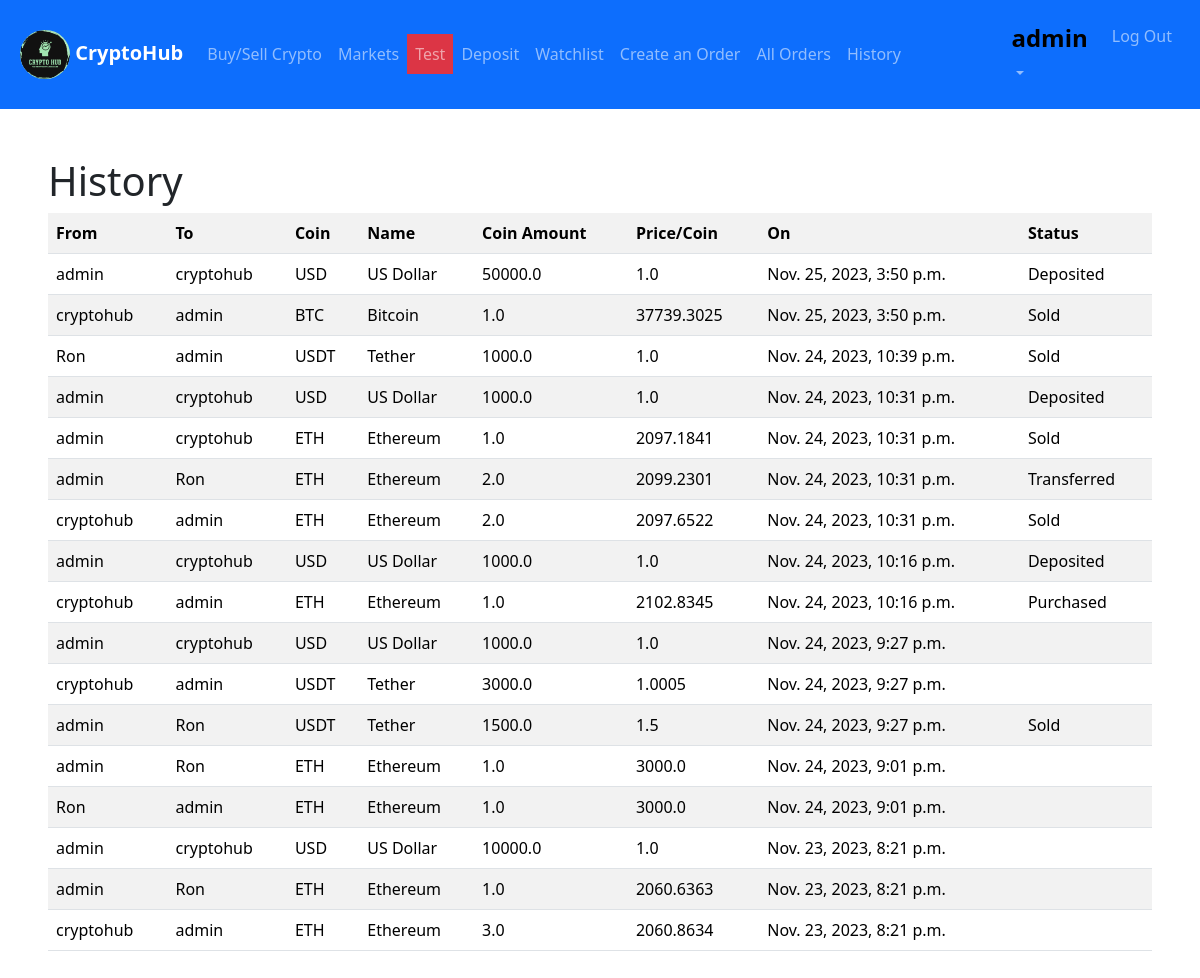
Page /history (signed in) on the committed database.
### exchange/models.py (models this page shows, shortened)
class User(AbstractUser):
    pass

class History(models.Model):
    transaction_on=models.DateTimeField(default=datetime.datetime.now())
    to_user=models.ForeignKey(User,on_delete=models.CASCADE,related_name="received")
    from_user=models.ForeignKey(User,on_delete=models.CASCADE,related_name="send")
    transacted_coin=models.ForeignKey(List_Coin,on_delete=models.CASCADE,related_name="transacted")
    transacted_coin_value=models.FloatField()
    """transacted_amount-number of coins
    """
    transacted_amount=models.FloatField(default=0)#number of coins
    transact_action=models.CharField(max_length=64,blank=True)#Purchased/Sold/Send/
    def __str__(self):
        return f"{self.from_user} {self.transact_action} {self.transacted_amount} {self.transacted_coin} at {self.transacted_coin_value} per USD to {self.to_user} on {self.transaction_on.strftime('%c')}"

class List_Coin(models.Model):
    coin_id=models.CharField(max_length=64,unique=True)
    symbol=models.CharField(max_length=16,unique=True)
    title=models.CharField(max_length=64,unique=True)
    logo_url=models.URLField(blank=True)
    def __str__(self):
        return f"{self.title} ({self.symbol})"

### exchange/views.py (the view)
# urls.py: path("history", views.history, name="history"),
def history(request):
    history = History.objects.filter(Q(from_user=request.user) | Q(to_user=request.user))
    history = history.order_by("-transaction_on").all()
    return render(request, 'history.html', {'history': history})

### exchange/templates/history.html
{% extends "layout.html" %}
{% block body %}
   <div id="history_div">
    <h1>History</h1>
<table class="table table-striped">
<tr>
    <th>From</th>
    <th>To</th>
    <th>Coin</th>
    <th>Name</th>
    <th>Coin Amount</th>
    <th>Price/Coin</th>
    <th>On</th>
    <th>Status</th>
</tr>
{%for event in history%}
<tr>
    <td>{{event.from_user}}</td>
    <td>{{event.to_user}}</td>
    <td>{{event.transacted_coin.symbol}}</td>
    <td>{{event.transacted_coin.title}}</td>
    <td>{{event.transacted_amount}}</td>
    <td>{{event.transacted_coin_value}}</td>
    <td>{{event.transaction_on}}</td>
    <td>{{event.transact_action}}</td>
</tr>
{%endfor%}
</table>
   </div>
{% endblock %}

### exchange/templates/layout.html (shortened to what this page needs)
{% load static %}
<!DOCTYPE html>
<html lang="en">
	<head>
		<link
			href="https://cdn.jsdelivr.net/npm/bootstrap@5.3.2/dist/css/bootstrap.min.css"
			rel="stylesheet"
 />
		<link rel="stylesheet" href="{% static 'style.css'%}" />
	</head>
	<body>
		<nav class="navbar navbar-expand-sm bg-primary navbar-dark">
			<div class="container-fluid m-2">
				<a class="navbar-brand" href="{%url 'index'%}">
					<img
						src="{% static 'media\cryptohub.png'%}"
						alt="Crypto Hub"
						width="50px"
						class="rounded-pill"
						\ />
					<strong>CryptoHub</strong>
				</a>
				<div class="collapse navbar-collapse" id="collapsibleNavbar">
					<ul class="navbar-nav">
						<li class="nav-item">
							<a class="nav-link" href="{% url 'buy_sell' %}">Buy/Sell Crypto</a>
						</li>
						<li class="nav-item">
							<a class="nav-link" href="{%url 'markets'%}">Markets</a>
						</li>
						<li class="nav-item">
							<a class="nav-link bg-danger" href="{%url 'test'%}">Test</a>
						</li>
						{% if user.is_authenticated %}
						<li class="nav-item">
							<a class="nav-link" href="{% url 'deposit' %}">Deposit</a>
						</li>
						<li class="nav-item">
							<a class="nav-link" href="{% url 'watchlist' %}">Watchlist</a>
						</li>
						<li class="nav-item">
							<a class="nav-link" href="{% url 'create_orders' %}">Create an Order</a>
						</li>
						<li class="nav-item">
							<a class="nav-link" href="{% url 'all_orders' %}">All Orders</a>
						</li>
						<li class="nav-item">
							<a class="nav-link" href="{% url 'history' %}">History</a>
						</li>
						{%endif%}
					</ul>
				</div>
				<div
					class="collapse navbar-collapse justify-content-end"
					id="collapsibleNavbar">
					<ul class="navbar-nav">
						{% if user.is_authenticated %}
						<li class="nav-item dropdown me-2">
							<a
								class="nav-link dropdown-toggle"
								href="#"
								role="button"
								data-bs-toggle="dropdown"
								><h4>
									<strong style="color: black">{{user.username}}</strong>
								</h4></a
							>
						</li>
						<li class="nav-item">
							<a class="nav-link" href="{%url 'logout'%}">Log Out</a>
						</li>
						{%endif%}
					</ul>
				</div>
			</div>
		</nav>
		<div class="m-5">
			{% block body %} {% endblock %}
		</div>
	</body>
</html>

### exchange/static/style.css (style rules this page uses)
body { font-family: 'Courier New', Courier, monospace 'Segoe UI', Tahoma, Geneva, Verdana, sans-serif; }

### rows in the picture
User: username "admin"
History: from_user "admin", to_user "cryptohub", transacted_coin.symbol "USD", transacted_coin "US Dollar", transacted_amount "50000.0", transacted_coin_value "1.0", transaction_on "Nov. 25, 2023, 3:50 p.m.", transact_action "Deposited"
History: from_user "cryptohub", to_user "admin", transacted_coin.symbol "BTC", transacted_coin "Bitcoin", transacted_amount "1.0", transacted_coin_value "37739.3025", transaction_on "Nov. 25, 2023, 3:50 p.m.", transact_action "Sold"
History: from_user "Ron", to_user "admin", transacted_coin.symbol "USDT", transacted_coin "Tether", transacted_amount "1000.0", transacted_coin_value "1.0", transaction_on "Nov. 24, 2023, 10:39 p.m.", transact_action "Sold"
History: from_user "admin", to_user "cryptohub", transacted_coin.symbol "USD", transacted_coin "US Dollar", transacted_amount "1000.0", transacted_coin_value "1.0", transaction_on "Nov. 24, 2023, 10:31 p.m.", transact_action "Deposited"
History: from_user "admin", to_user "cryptohub", transacted_coin.symbol "ETH", transacted_coin "Ethereum", transacted_amount "1.0", transacted_coin_value "2097.1841", transaction_on "Nov. 24, 2023, 10:31 p.m.", transact_action "Sold"
History: from_user "admin", to_user "Ron", transacted_coin.symbol "ETH", transacted_coin "Ethereum", transacted_amount "2.0", transacted_coin_value "2099.2301", transaction_on "Nov. 24, 2023, 10:31 p.m.", transact_action "Transferred"
History: from_user "cryptohub", to_user "admin", transacted_coin.symbol "ETH", transacted_coin "Ethereum", transacted_amount "2.0", transacted_coin_value "2097.6522", transaction_on "Nov. 24, 2023, 10:31 p.m.", transact_action "Sold"
History: from_user "admin", to_user "cryptohub", transacted_coin.symbol "USD", transacted_coin "US Dollar", transacted_amount "1000.0", transacted_coin_value "1.0", transaction_on "Nov. 24, 2023, 10:16 p.m.", transact_action "Deposited"
History: from_user "cryptohub", to_user "admin", transacted_coin.symbol "ETH", transacted_coin "Ethereum", transacted_amount "1.0", transacted_coin_value "2102.8345", transaction_on "Nov. 24, 2023, 10:16 p.m.", transact_action "Purchased"
History: from_user "admin", to_user "cryptohub", transacted_coin.symbol "USD", transacted_coin "US Dollar", transacted_amount "1000.0", transacted_coin_value "1.0", transaction_on "Nov. 24, 2023, 9:27 p.m."
History: from_user "cryptohub", to_user "admin", transacted_coin.symbol "USDT", transacted_coin "Tether", transacted_amount "3000.0", transacted_coin_value "1.0005", transaction_on "Nov. 24, 2023, 9:27 p.m."
History: from_user "admin", to_user "Ron", transacted_coin.symbol "USDT", transacted_coin "Tether", transacted_amount "1500.0", transacted_coin_value "1.5", transaction_on "Nov. 24, 2023, 9:27 p.m.", transact_action "Sold"
History: from_user "admin", to_user "Ron", transacted_coin.symbol "ETH", transacted_coin "Ethereum", transacted_amount "1.0", transacted_coin_value "3000.0", transaction_on "Nov. 24, 2023, 9:01 p.m."
History: from_user "Ron", to_user "admin", transacted_coin.symbol "ETH", transacted_coin "Ethereum", transacted_amount "1.0", transacted_coin_value "3000.0", transaction_on "Nov. 24, 2023, 9:01 p.m."
History: from_user "admin", to_user "cryptohub", transacted_coin.symbol "USD", transacted_coin "US Dollar", transacted_amount "10000.0", transacted_coin_value "1.0", transaction_on "Nov. 23, 2023, 8:21 p.m."
History: from_user "admin", to_user "Ron", transacted_coin.symbol "ETH", transacted_coin "Ethereum", transacted_amount "1.0", transacted_coin_value "2060.6363", transaction_on "Nov. 23, 2023, 8:21 p.m."
History: from_user "cryptohub", to_user "admin", transacted_coin.symbol "ETH", transacted_coin "Ethereum", transacted_amount "3.0", transacted_coin_value "2060.8634", transaction_on "Nov. 23, 2023, 8:21 p.m."
